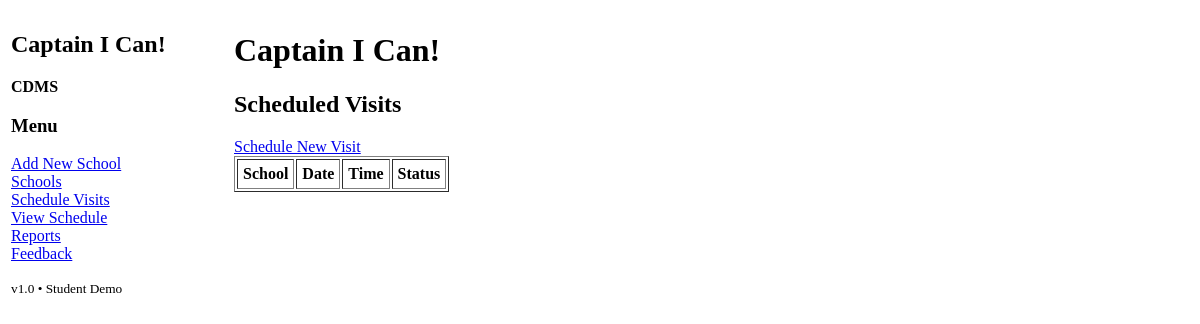
The page /visits on the database as committed earlier.
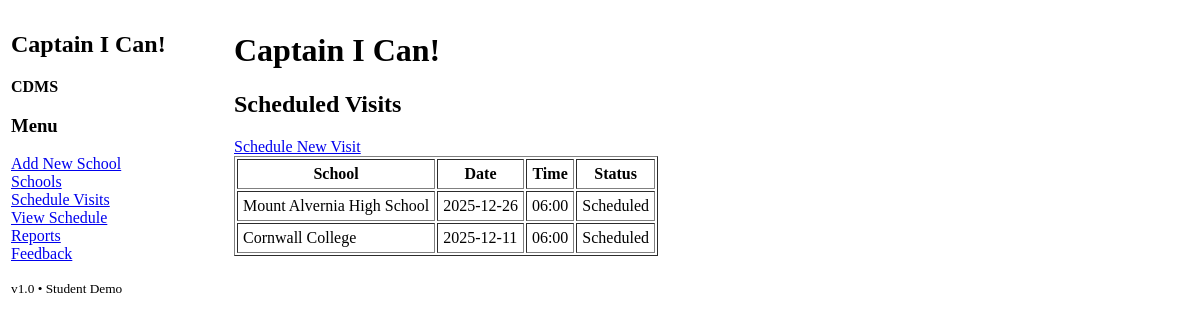
The same page on the database as committed later.
### app.py (models this page shows)
class Visit(db.Model):
    __tablename__ = "visits"
    id = db.Column(db.Integer, primary_key=True)
    school_id = db.Column(db.Integer, db.ForeignKey('schools.id'), nullable=False)
    visit_date = db.Column(db.Date, nullable=False)
    visit_time = db.Column(db.String(20), nullable=False)
    status = db.Column(db.String(20), default='Scheduled')  # Scheduled/Completed
    feedbacks = db.relationship('Feedback', backref='visit', lazy=True)

class School(db.Model):
    __tablename__ = "schools"  # match your existing SQLite table name
    id = db.Column(db.Integer, primary_key=True)
    name = db.Column(db.String(150), nullable=False)
    capacity = db.Column(db.Integer)
    location = db.Column(db.String(200), nullable=False)
    contact_person = db.Column(db.String(100))
    start_time = db.Column(db.String(20))
    end_time = db.Column(db.String(20))
    exam_dates = db.Column(db.String(255))   # simple for now
    holidays = db.Column(db.String(255))
    num_teachers = db.Column(db.Integer)
    visits = db.relationship('Visit', backref='school', lazy=True)

### app.py (the view)
@app.route('/visits', methods=['GET'])
def list_visits():
    visits = Visit.query.order_by(Visit.visit_date.desc()).all()
    return render_template('visits/list.html', visits=visits)

### templates/visits/list.html
{% extends 'base.html' %}
{% block content %}
<h2>Scheduled Visits</h2>
<a href="{{ url_for('schedule_visit') }}">Schedule New Visit</a>
<table border="1" cellpadding="5">
    <tr>
        <th>School</th>
        <th>Date</th>
        <th>Time</th>
        <th>Status</th>
    </tr>
    {% for visit in visits %}
    <tr>
        <td>{{ visit.school.name }}</td>
        <td>{{ visit.visit_date }}</td>
        <td>{{ visit.visit_time }}</td>
        <td>{{ visit.status }}</td>
    </tr>
    {% endfor %}
</table>
{% endblock %}

### templates/base.html (shortened to what this page needs)
<!doctype html>
<html lang="en">
<head>
</head>
<body>
  <table width="100%" border="0">
    <tr>
      <td valign="top" width="200">
        <h2>Captain I Can!</h2>
        <p><strong>CDMS</strong></p>
        <h3>Menu</h3>
        <ul style="list-style-type: none; padding-left: 0;">
          <li><a href="{{ url_for('add_school') }}">Add New School</a></li>
          <li><a href="{{ url_for('list_schools') }}">Schools</a></li>
          <li><a href="{{ url_for('schedule_visit') }}">Schedule Visits</a></li>
          <li><a href="{{ url_for('list_visits') }}">View Schedule</a></li>
          <li><a href="#">Reports</a></li>
          <li><a href="#">Feedback</a></li>
        </ul>
        <p><small>v1.0 • Student Demo</small></p>
      </td>
      <td valign="top" style="padding-left: 20px;">
        <h1>
          {% block page_title %}Captain I Can!{% endblock %}
        </h1>
        {% block content %}{% endblock %}
      </td>
    </tr>
  </table>
</body>
</html>

Rows that differ between the two databases and show on the page:
added Visit: school.name "Mount Alvernia High School", visit_date "2025-12-26", visit_time "06:00", status "Scheduled"
added Visit: school.name "Cornwall College", visit_date "2025-12-11", visit_time "06:00", status "Scheduled"
